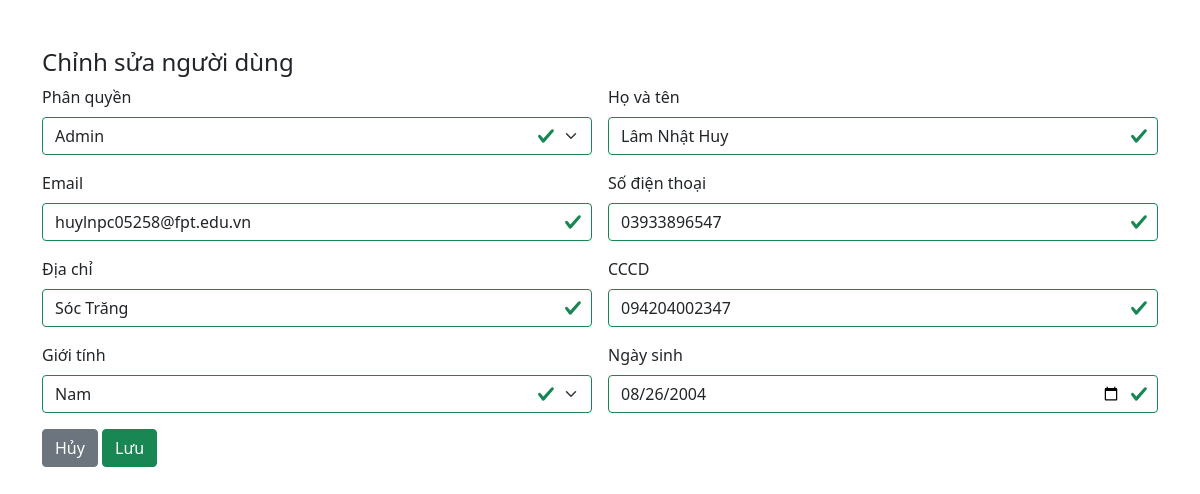
Page /index.php?pages=users&action=edit&id=49 on the committed database.
### tables this page shows
CREATE TABLE `users` (
  `id` int NOT NULL,
  `role_id` int NOT NULL,
  `username` varchar(200) NOT NULL,
  `email` varchar(200) NOT NULL,
  `phone` varchar(250) NOT NULL,
  `address` varchar(200) NOT NULL,
  `cccd` varchar(250) NOT NULL,
  `gender` varchar(200) NOT NULL,
  `date` date NOT NULL,
  `password` varchar(200) NOT NULL,
  `create_at` datetime NOT NULL DEFAULT CURRENT_TIMESTAMP,
  `update_at` datetime NOT NULL DEFAULT CURRENT_TIMESTAMP
);

### index.php (called while the page is built, shortened)
<?php
include './config/config.php';
if (isset($_GET['pages'])) {
    switch ($_GET['pages']) {
        case 'users':
            switch ($_GET['action']) {
                case 'edit':
                    include './admin/users/edit.php';
                    break;
            }
            break;
    }
}

### admin/users/edit.php (the view, shortened to what this page needs)
<!DOCTYPE html>
<html lang="en">
<head>
    <link href="https://cdn.jsdelivr.net/npm/bootstrap@5.1.3/dist/css/bootstrap.min.css" rel="stylesheet">
</head>
<body>
    <div class="container mt-5">
        <h4>Chỉnh sửa người dùng</h4>
        <?php
        $user_id = mysqli_real_escape_string($conn, $_GET['id']);
        $query = mysqli_query($conn, "SELECT * FROM users WHERE id = '$user_id'");
        while ($row = mysqli_fetch_array($query)) {
        ?>
            <form method="post" action="" class="row g-3 needs-validation was-validated">
                <div class="col-md-6">
                    <label for="role_id" class="form-label">Phân quyền</label>
                    <select class="form-select" name="role_id" required aria-label=".form-select-sm example">
                        <option value="1" <?php if ($row['role_id'] == 1) {
                                                echo "Selected";
                                            } ?>>Admin</option>
                    </select>
                </div>
                <div class="col-md-6">
                    <label for="username" class="form-label">Họ và tên</label>
                    <input type="text" class="form-control" name="username" required value="<?= $row['username'] ?>">
                </div>
                <div class="col-md-6">
                    <label for="email" class="form-label">Email</label>
                    <input type="text" class="form-control" name="email" required value="<?= $row['email'] ?>">
                </div>
                <div class="col-md-6">
                    <label for="phone" class="form-label">Số điện thoại</label>
                    <input type="number" class="form-control" name="phone" required value="<?= $row['phone'] ?>">
                </div>
                <div class="col-md-6">
                    <label for="address" class="form-label">Địa chỉ</label>
                    <input type="text" class="form-control" name="address" required value="<?= $row['address'] ?>">
                </div>
                <div class="col-md-6">
                    <label for="cccd" class="form-label">CCCD</label>
                    <input type="number" class="form-control" name="cccd" required value="<?= $row['cccd'] ?>">
                </div>
                <div class="col-md-6">
                    <label for="gender" class="form-label">Giới tính</label>
                    <select class="form-select" name="gender" required aria-label=".form-select-sm example" value="<?= $row['gender'] ?>">
                        <option>Nam</option>
                    </select>
                </div>
                <div class="col-md-6">
                    <label for="date" class="form-label">Ngày sinh</label>
                    <input type="date" class="form-control" name="date" required value="<?= $row['date'] ?>">
                </div>
                <div class="col-12">
                    <a href="/index?pages=users&action=list" type="button" class="btn btn-secondary">Hủy</a>
                    <button class="btn btn-success" type="submit" name="editUser">Lưu</button>
                </div>
            </form>
        <?php
        }
        ?>
    </div>
</body>
</html>

### rows in the picture
users: username "Lâm Nhật Huy", email "huylnpc05258@fpt.edu.vn", phone "03933896547", address "Sóc Trăng", cccd "094204002347", gender "Nam", date "08/26/2004"
